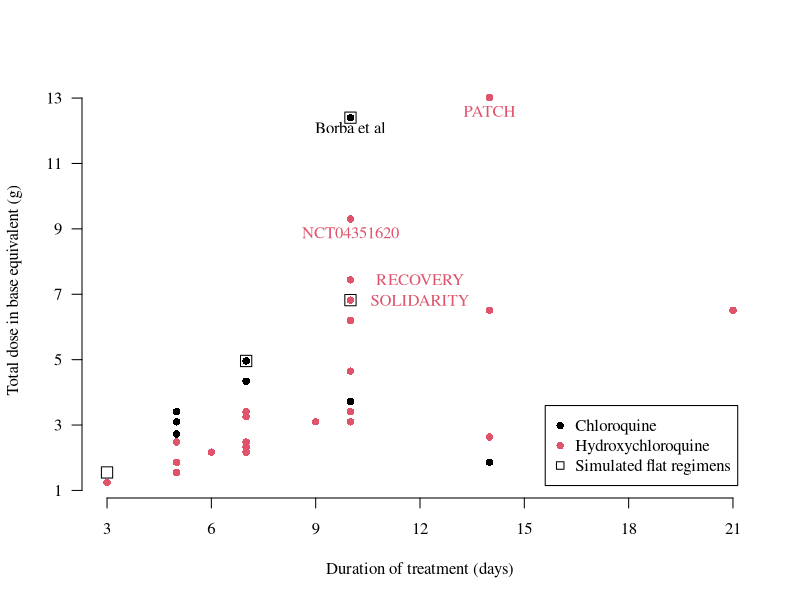

The R source for this figure:
dat = readxl::read_excel('trial_doses.xlsx')

pdf('ClinicalTrialgov.pdf')

par(las=1, family = 'serif', bty='n')
plot(dat$`Total Duration`,dat$`Total dose (base)`/1000, 
     col = as.numeric(dat$Drug=='HCQ')+1, yaxt='n',
     xlab='Duration of treatment (days)', xaxt='n',
     ylab='Total dose in base equivalent (g)', pch=16)
legend('bottomright', col=c(1,2,1), pch=c(16,16,0),
       legend = c('Chloroquine','Hydroxychloroquine','Simulated flat regimens'),
       inset=0.03)
axis(2, at = seq(1,13,by=2), tick = T)
axis(1, at = seq(3, 21, by=3), tick = T)

xs = c(10, 10 , 7, 3)
ys = c(620*2*10, 620*2 + 310*2*9, 620*2 + 310*2*6, 620*2+310)/1000
points(xs, ys, pch = 0, cex=1.5)

text(x = 10, y=12.1,labels = 'Borba et al')
text(x = 14, y=12.6,labels = 'PATCH',col=2)

text(x = 10, y=8.9,labels = 'NCT04351620',col=2)
text(x = 10+2, y=7.44,labels = 'RECOVERY',col=2)

text(x = 10+2, y=6.82,labels = 'SOLIDARITY',col=2)

dev.off()
